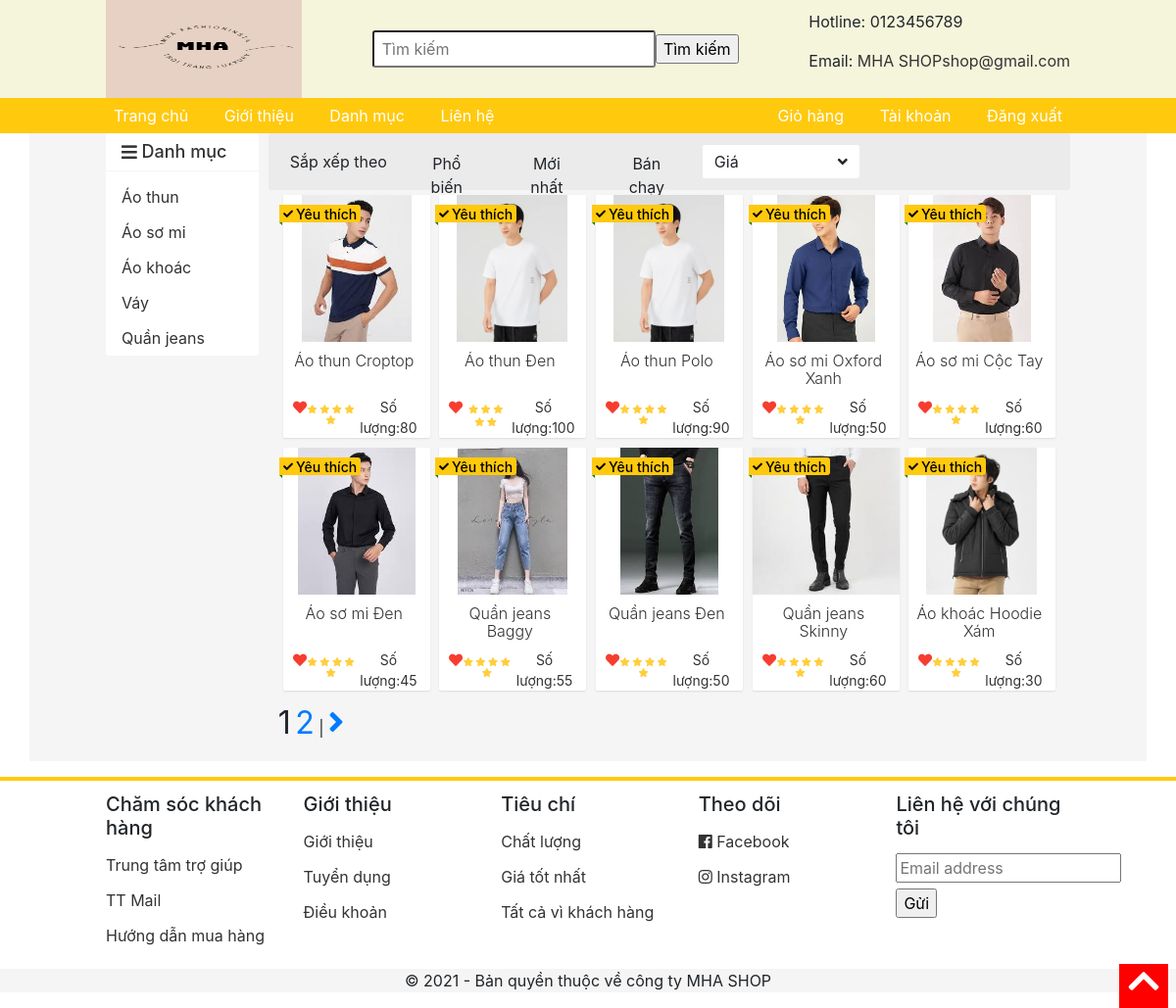
Page /pages/upto.php on the committed database.
### tables this page shows
CREATE TABLE `danhmuc` (
  `id` int(11) NOT NULL,
  `tendanhmuc` varchar(100) NOT NULL
);

CREATE TABLE `sanpham` (
  `id` int(11) NOT NULL,
  `tensp` varchar(100) NOT NULL,
  `giasp` int(100) NOT NULL,
  `mota` varchar(1000) NOT NULL,
  `hinhanh` varchar(100) NOT NULL,
  `soluong` int(100) NOT NULL,
  `size` varchar(100) NOT NULL,
  `mau` varchar(100) NOT NULL,
  `iddanhmuc` int(100) NOT NULL
);

### pages/upto.php (the view, shortened to what this page needs)
<html>
<head>
	<link rel="stylesheet" type="text/css" href="../css/grid.css">
	<link rel="stylesheet" type="text/css" href="../css/responsive.css">
	<link rel="stylesheet" type="text/css" href="../main.css">
	<link rel="stylesheet" href="https://use.fontawesome.com/releases/v5.7.0/css/all.css">
	<link rel="stylesheet" href="https://maxcdn.bootstrapcdn.com/bootstrap/4.5.2/css/bootstrap.min.css">
</head>
<body>
<form action="../timkiem.php" method="POST">
	<div class="app">
		<div class="header">
			<div class="grid wide">
				<div class="header-main">
					<div class="logo">
						<a href="../index.php"><img src="../img/LOGO1.png" width="200" height="100"></a>
					</div>
					<div class="search">
						<input type="text" name="s" class="search-bar" placeholder="Tìm kiếm">
						<input type="submit" value="Tìm kiếm">
					</div>
					<div class="contact">
						<p>Hotline: 0123456789</p>
						<p>Email: <a href="mailto:MHA SHOPshop@gmail.com" style="color: #333;">MHA SHOPshop@gmail.com</a></p>
					</div>
				</div>
			</div>
		</div>
		</form>
		<div class="navigation-bar">
			<ul class="navbar-list">
				<li class="navbar-item"><a href="index.php" class="navbar-link">Trang chủ</a></li>
				<li class="navbar-item"><a href="./pages/gioithieu.php" class="navbar-link">Giới thiệu</a></li>
				<li class="navbar-item navbar-item-category">
					<a href="" class="navbar-link">Danh mục</a>
				</li>
				<li class="navbar-item"><a href="../pages/lienhe.php" class="navbar-link">Liên hệ</a></li>
			</ul>
			<ul class="navbar-list">
			<li class="navbar-item"><a href="../pages/giohang.php" class="navbar-link">Giỏ hàng</a></li>
				<li class="navbar-item"><a href="../taikhoan.php" class="navbar-link">Tài khoản</a></li>
				<li class="navbar-item"><a href="../pages/dangxuat.php" class="navbar-link">Đăng xuất</a></li>
			</ul>
		</div>
		<div class="container">
			<div class="grid wide">
				<div class="row sm-gutter grid-content">
					<div class="column l-2 me-0 s-0">
						<nav class="category">
							<h3 class="category-heading">
								<i class="category-heading-icon fas fa-bars"></i>
								Danh mục
							</h3>
							<ul class="category-list">
								<li class="category-item category-item--active">
								<?php
										$conn = mysqli_connect("localhost", "root", "", "dacs2");
										$sql = "SELECT * From danhmuc";
										$ketqua = mysqli_query($conn,$sql);
										while($row=mysqli_fetch_array($ketqua)){
											echo '<a href="../danhmuc.php?iddanhmuc= '.$row['id'].'" class="category-item__link">'.$row['tendanhmuc'].'</a>';
										}
									?>
								</li>
							</ul>
						</nav>
					</div>
					<div class="column l-10 me-12 s-12">
						<div class="home-filter">
							<span class="label" style="margin-right: 16px;">Sắp xếp theo</span>
							<button class="home-filter-btn btn">Phổ biến</button>
							<button class="home-filter-btn btn btn--active">Mới nhất</button>
							<button class="home-filter-btn btn">Bán chạy</button>
							<div class="select-price">
								<span class="select-label">Giá</span>
								<i class="fas fa-angle-down"></i>
							</div>
						</div>
						<div class="home-product" align="center">
						<div class="row sm-gutter" >
						<?php
        $conn = mysqli_connect('localhost', 'root', '', 'dacs2');
        $result = mysqli_query($conn, 'select count(id) as total from sanpham');
        $row = mysqli_fetch_assoc($result);
        $total_records = $row['total'];
        $current_page = isset($_GET['page']) ? $_GET['page'] : 1;
        $limit = 10;
        $total_page = ceil($total_records / $limit);
        $start = ($current_page - 1) * $limit;
        $result = mysqli_query($conn, "SELECT * FROM sanpham ORDER BY giasp ASC LIMIT $start, $limit  ");
        ?>
		<?php
			while ($row = mysqli_fetch_array($result)) {
				echo '<div class="column l-2-4 me-4 s-6" >
							<a class="home-product-item" href="./pages/sanpham.php?id= '.$row['id'].'">
								<div class="home-product-item__img" style="background-image:url(../'.$row['hinhanh'] .')">
								</div>
								<h4 class="home-product-item__name">'.$row['tensp'].'</h4>
								<div class="home-product-item__action">
									<span class="home-product-item__like home-product-item__liked">
										<i class="home-product-item__like-none far fa-heart"></i>
										<i class="home-product-item__like-fill fas fa-heart"></i>
									</span>
									<div class="home-product-item__rating">
										<i class="home-product-item__star-gold fas fa-star"></i>
										<i class="home-product-item__star-gold fas fa-star"></i>
										<i class="home-product-item__star-gold fas fa-star"></i>
										<i class="home-product-item__star-gold fas fa-star"></i>
										<i class="home-product-item__star-gold fas fa-star"></i>
									</div>
									<span class="home-product-item__sold">Số lượng:'.$row['soluong'].'</span>
								</div>
								<div class="home-product-item__favorite">
									<i class="home-product-item__favorite-icon fas fa-check"></i>
									<span>Yêu thích</span>
								</div>
							</a>
						</div>';
			}
		?>
	<div >
           <?php
            for ($i = 1; $i <= $total_page; $i++){
                if ($i == $current_page){
                    echo '<span><font size="6px">'.$i.'</font></span>   ';
                }
                else{
                    echo '<a href="../pages/upto.php?page=  '.$i.'  ">
							<font size="6px">'.$i.'</font>
						  </a> | ';
                }
            }
            if ($current_page < $total_page && $total_page > 1){
                echo '<a href="../pages/upto.php?page='.($current_page+1).'">  <font size="6px">
					<i class="page-control-icon fas fa-angle-right"></i></font></a>';
            }
           ?>
        </div>
									</div>
								</div>
							</div>
						</div>
					</div>
				</div>
		<div class="footer">
			<div class="grid wide">
				<div class="row">
					<div class="column l-2-4 me-4 s-6">
						<h3 class="footer__heading">Chăm sóc khách hàng</h3>
						<ul class="footer-list">
							<li class="footer-item">
								<a href="" class="footer-item-link">Trung tâm trợ giúp</a>
							</li>
							<li class="footer-item">
								<a href="" class="footer-item-link">TT Mail</a>
							</li>
							<li class="footer-item">
								<a href="" class="footer-item-link">Hướng dẫn mua hàng</a>
							</li>
						</ul>
					</div>
					<div class="column l-2-4 me-4 s-6">
						<h3 class="footer__heading">Giới thiệu</h3>
						<ul class="footer-list">
							<li class="footer-item">
								<a href="" class="footer-item-link">Giới thiệu</a>
							</li>
							<li class="footer-item">
								<a href="" class="footer-item-link">Tuyển dụng</a>
							</li>
							<li class="footer-item">
								<a href="" class="footer-item-link">Điều khoản</a>
							</li>
						</ul>
					</div>
					<div class="column l-2-4 me-4 s-6">
					<h3 class="footer__heading">Tiêu chí</h3>
						<ul class="footer-list">
							<li class="footer-item">
								<a  class="footer-item-link">Chất lượng</a>
							</li>
							<li class="footer-item">
								<a  class="footer-item-link">Giá tốt nhất</a>
							</li>
							<li class="footer-item">
								<a  class="footer-item-link">Tất cả vì khách hàng</a>
							</li>
						</ul>
					</div>
					<div class="column l-2-4 me-4 s-6">
						<h3 class="footer__heading">Theo dõi</h3>
						<ul class="footer-list">
							<li class="footer-item">
								<a href="" class="footer-item-link">
									<i class="fab fa-facebook"></i>
									Facebook
								</a>
							</li>
							<li class="footer-item">
								<a href="" class="footer-item-link">
									<i class="fab fa-instagram"></i>
									Instagram
								</a>
							</li>
						</ul>
					</div>
					<div class="column l-2-4 me-4 s-6">
						<h3 class="footer__heading">Liên hệ với chúng tôi</h3>
						<input class="footer__input" type="text" placeholder="Email address">
						<input type="submit" value="Gửi">
					</div>
				</div>
			</div>
			<div class="footer__bottom">
				<div class="grid wide">
					<p>© 2021 - Bản quyền thuộc về công ty MHA SHOP</p>
				</div>
			</div>
		</div>
		<div class="scroll-to-top" onclick="scrollToTop();">
			<i class="scroll-to-top-icon fas fa-chevron-up"></i>
		</div>
</body>
</html>

### css/grid.css (style rules this page uses)
.grid { width: 100%; display: block; padding: 0; }
.grid.wide { max-width: 1200px; margin: 0 auto; }
.row { display: flex; flex-wrap: wrap; margin-left: -4px; margin-right: -4px; }
.column { padding-left: 4px; padding-right: 4px; }
.s-0 { display: none; }
.s-6 { flex: 0 0 50%; max-width: 50%; }
.s-12 { flex: 0 0 100%; max-width: 100%; }
@media (min-width: 740px) { .row { margin-left: -8px; margin-right: -8px; } }
@media (min-width: 740px) { .column { padding-left: 8px; padding-right: 8px; } }
@media (min-width: 740px) { .me-0 { display: none; } }
@media (min-width: 740px) { .me-1, .me-2, .me-3, .me-4, .me-5, .me-6, .me-7, .me-8, .me-9, .me-10, .me-11, .me-12 { display: block; } }
@media (min-width: 740px) { .me-4 { flex: 0 0 33.33333%; max-width: 33.33333%; } }
@media (min-width: 740px) { .me-12 { flex: 0 0 100%; max-width: 100%; } }
@media (min-width: 1113px) { .row { margin-left: -12px; margin-right: -12px; } }
@media (min-width: 1113px) { .row.sm-gutter { margin-left: -5px; margin-right: -5px; } }
@media (min-width: 1113px) { .column { padding-left: 12px; padding-right: 12px; } }
@media (min-width: 1113px) { .row.sm-gutter .column { padding-left: 5px; padding-right: 5px; } }
@media (min-width: 1113px) { .l-1, .l-2, .l-2-4, .l-3, .l-4, .l-5, .l-6, .l-7, .l-8, .l-9, .l-10, .l-11, .l-12 { display: block; } }
@media (min-width: 1113px) { .l-2 { flex: 0 0 16.66667% !important; max-width: 16.66667%; } }
@media (min-width: 1113px) { .column.l-2-4 { flex: 0 0 20%; max-width: 20%; } }
@media (min-width: 1113px) { .l-10 { flex: 0 0 83.33333%; max-width: 83.33333%; } }
@media (min-width: 1024px) and (max-width: 1239px) { .wide { width: 984px; } }
@media (min-width: 1024px) and (max-width: 1239px) { .wide .row { margin-left: -12px; margin-right: -12px; } }
@media (min-width: 1024px) and (max-width: 1239px) { .wide .row.sm-gutter { margin-left: -5px; margin-right: -5px; } }
@media (min-width: 1024px) and (max-width: 1239px) { .wide .column { padding-left: 12px; padding-right: 12px; } }
@media (min-width: 1024px) and (max-width: 1239px) { .wide .row.sm-gutter .column { padding-left: 5px; padding-right: 5px; } }
@media (min-width: 1024px) and (max-width: 1239px) { .wide .l-1, .wide .l-2, .wide .l-2-4, .wide .l-3, .wide .l-4, .wide .l-5, .wide .l-6, .wide .l-7, .wide .l-8, .wide .l-9, .wide .l-10, .wide .l-11, .wide .l-12 { display: block; } }
@media (min-width: 1024px) and (max-width: 1239px) { .wide .l-2 { flex: 0 0 16.66667%; max-width: 16.66667%; } }
@media (min-width: 1024px) and (max-width: 1239px) { .wide .l-2-4 { flex: 0 0 20%; max-width: 20%; } }
@media (min-width: 1024px) and (max-width: 1239px) { .wide .l-10 { flex: 0 0 83.33333%; max-width: 83.33333%; } }

### rows in the picture
danhmuc: tendanhmuc "Áo thun"
danhmuc: tendanhmuc "Áo sơ mi"
danhmuc: tendanhmuc "Áo khoác"
danhmuc: tendanhmuc "Váy"
danhmuc: tendanhmuc "Quần jeans"
sanpham: hinhanh (picture), tensp "Áo thun Croptop", soluong "80"
sanpham: hinhanh (picture), tensp "Áo thun Đen", soluong "100"
sanpham: hinhanh (picture), tensp "Áo thun Polo", soluong "90"
sanpham: hinhanh (picture), tensp "Áo sơ mi Oxford Xanh", soluong "50"
sanpham: hinhanh (picture), tensp "Áo sơ mi Cộc Tay", soluong "60"
sanpham: hinhanh (picture), tensp "Áo sơ mi Đen", soluong "45"
sanpham: hinhanh (picture), tensp "Quần jeans Baggy", soluong "55"
sanpham: hinhanh (picture), tensp "Quần jeans Đen", soluong "50"
sanpham: hinhanh (picture), tensp "Quần jeans Skinny", soluong "60"
sanpham: hinhanh (picture), tensp "Áo khoác Hoodie Xám", soluong "30"
